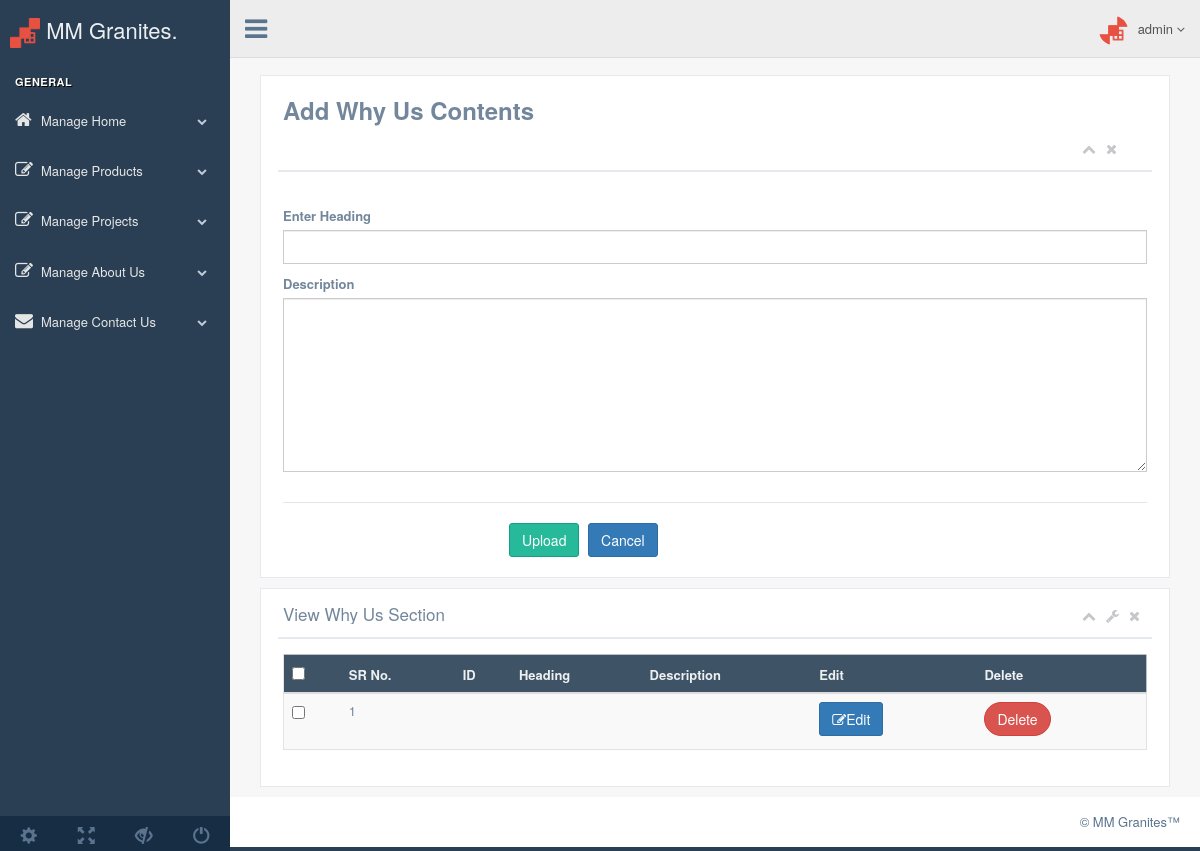
Before: /admin/add-whyus.php with the older database file.
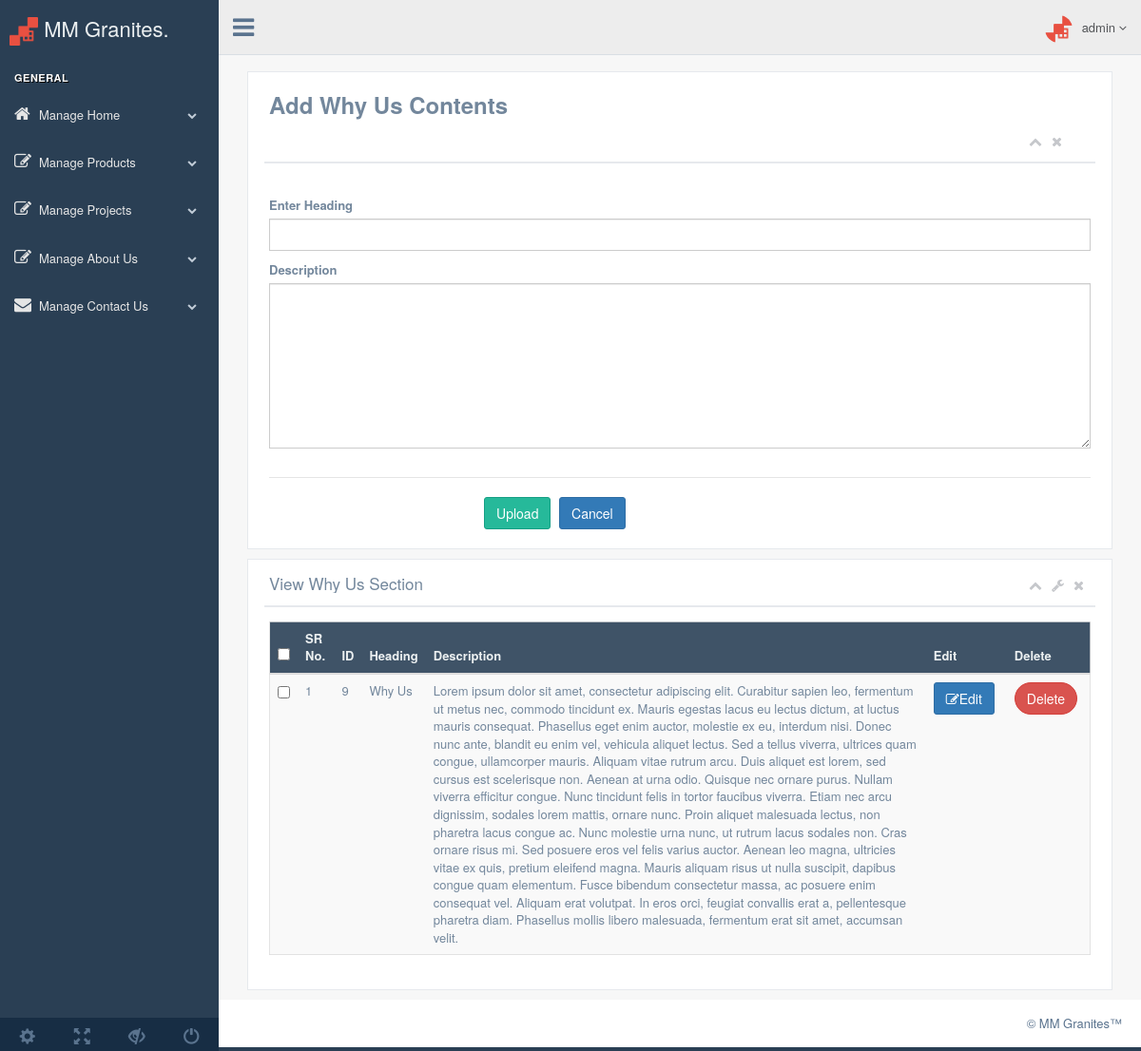
After: the same page with the newer database file.
### tables this page shows
CREATE TABLE `why_us_contents` (
  `id` int(11) NOT NULL,
  `heading` varchar(50) NOT NULL,
  `description` varchar(2000) NOT NULL
);

### admin/add-whyus.php (the view, shortened to what the changed rows need)
<?php include 'header.php';?>
  <body class="nav-md">
    <div class="container body">
      <div class="main_container">
        <div class="" role="main">
		 <?php
	include 'config.php';
	extract($_POST);
?>
  <body class="nav-md">
    <div class="container body">
      <div class="main_container">
        <div class="right_col" role="main">
          <div class="">
            <div class="row" style="margin:auto 0px">
             <div class="col-md-12 col-sm-12 col-xs-12">
                <div class="x_panel">
                  <div class="x_title">
                    <h2>View  Why Us Section</h2>
                  </div>
                  <div class="x_content">
                   <div class="table-responsive">
                      <table class="table table-striped jambo_table bulk_action">
                        <thead>
                          <tr class="headings">
                            <th>
                              <input type="checkbox" id="check-all" class="flat">
                            </th>
                            <th class="column-title">SR No.</th>
                             <th class="column-title">ID</th>
                            <th class="column-title">Heading</th>
                            <th class="column-title">Description </th>
                             <th class="column-title">Edit</th>
                              <th class="column-title">Delete</th>
                           </tr>
                        </thead>
                        <tbody>
						 <?php
                                    $q1="SELECT * FROM `why_us_contents` ORDER BY `id` desc";
									$d1=mysqli_query($dbcon, $q1);
									$counter=0;
                                    $res3=mysqli_fetch_array($d1)
                                        ?>
                            <tr class="even pointer">
								<td><input type="checkbox" id="check-all" class="flat"></td>
								<td class=" "><?php echo ++$counter;?></td>
								<td class=" "><?php echo $res3['id'];?></td>
								<td class=" "><?php echo $res3['heading'];?></td>
								<td class=" "><?php echo $res3['description'];?></td>
								<td class=" "><a class="btn btn-primary" href="edit-whyus.php?did=<?php echo $res3['id'];?>&action=edit&page=why_us_contents"><i class="fa fa-edit"></i>Edit</a></td>
								<td class=" "><a onclick="return confirm('Are you sure?')" class="btn btn-round btn-danger" style="color:#fff;" href="?did=<?php echo $res3['id'];?>&action=delete&page=why_us_contents">Delete</td>
						    </tr>
                         </tbody>
                      </table>
                    </div>
				 </div>
                </div>
              </div>
			</div>
          </div>
        </div>
	   </div>
      </div>
    </div>
  </body>
</html>

Changed rows visible on the page:
added why_us_contents: id "9", heading "Why Us", description "Lorem ipsum dolor sit amet, consectetur adipiscing elit. Curabitur sapien leo, fermentum ut metus nec, commodo tincidunt ex. Mauris egestas lacus eu lectus dictum, at luctus mauris consequat. Phasellus eget enim auctor, molestie ex eu, interdum nisi. Donec nunc ante, blandit eu enim vel, vehicula aliquet lectus. Sed a tellus viverra, ultrices quam congue, ullamcorper mauris. Aliquam vitae rutrum arcu. Duis aliquet est lorem, sed cursus est scelerisque non. Aenean at urna odio. Quisque nec ornare purus. Nullam viverra efficitur congue. Nunc tincidunt felis in tortor faucibus viverra. Etiam nec arcu dignissim, sodales lorem mattis, ornare nunc. Proin aliquet malesuada lectus, non pharetra…"
